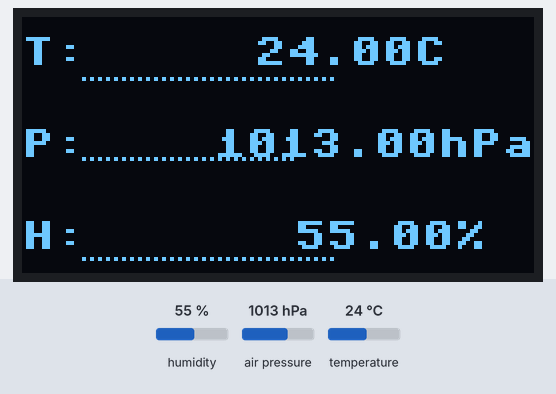
This program was run on a simulated Raspberry Pi Pico running MicroPython. On the bench: 128×64 one-colour display. Inputs (shaded band) come from the test bench; at power-on: humidity 55 %, air pressure 1013 hPa, temperature 24 °C. What the program prints to the serial console is not drawn.

Above: at 1.2 s.
1.3 s: humidity set to 22 %
At 2.2 s:
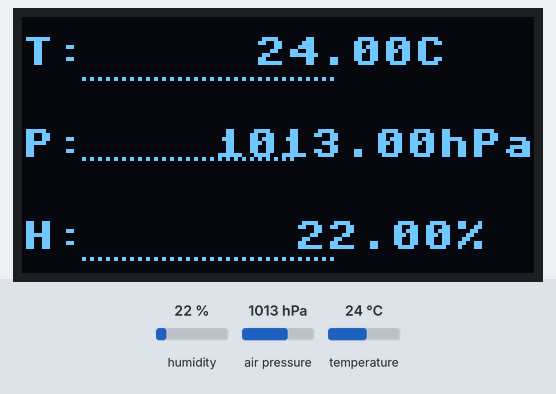
3.2 s: air pressure set to 952 hPa
At 4.5 s:
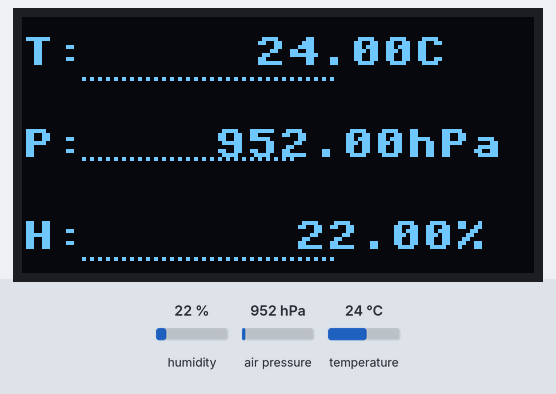
4.8 s: temperature set to 12 °C
At 5.8 s:
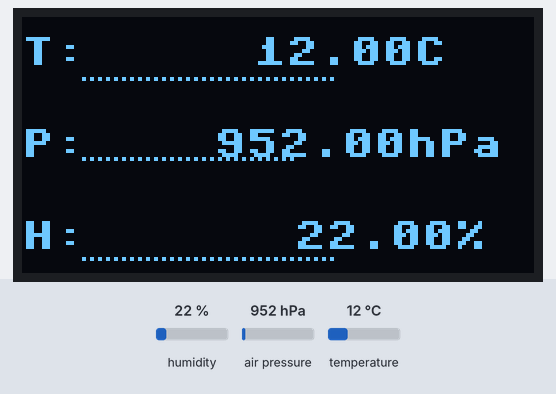
6.4 s: humidity set to 40 %
At 6.9 s:
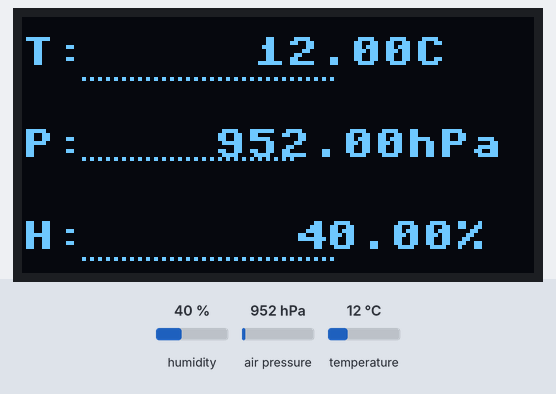
8.1 s: air pressure set to 975 hPa
At 9.3 s:
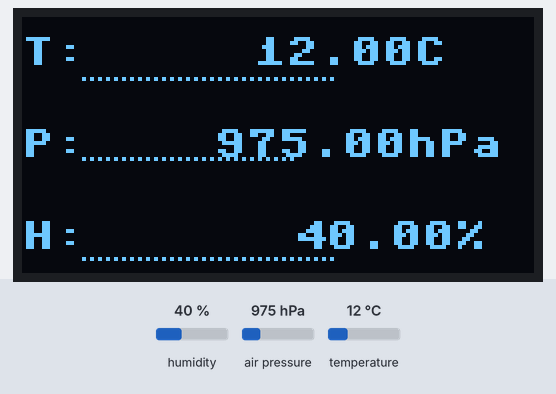
Timing chart, 0 to 10.7 s (numbered marks = the images above; inputs shaded):
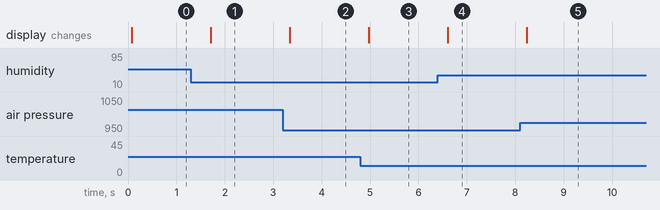

The program:

atmospheric-oled-demo.py
```python
# PiicoDev Atmospheric Sensor BME280 + OLED Display Demo
# This program reads Temperature, Pressure and Relative Humidity
# from the PiicoDev Atmospheric Sensor and displays them as
# real-time plots on the PiicoDev OLED Module SSD1306

import math
from PiicoDev_BME280 import PiicoDev_BME280
from PiicoDev_SSD1306 import *
from PiicoDev_Unified import sleep_ms

# Initialize the sensor and display
sensor = PiicoDev_BME280()
display = create_PiicoDev_SSD1306()

# Take initial readings for baseline
tempC, presPa, humRH = sensor.values()
pres_hPa = presPa / 100

# Data storage for plotting (keep last 64 readings)
temp_history = []
pres_history = []
hum_history = []
max_history = 64

# Initialize history with current values
for i in range(max_history):
    temp_history.append(tempC)
    pres_history.append(pres_hPa)
    hum_history.append(humRH)

print("Atmospheric Sensor OLED Demo Started")
print("Temperature, Pressure, Humidity will be plotted in real-time")

while True:
    # Read sensor data
    tempC, presPa, humRH = sensor.values()
    pres_hPa = presPa / 100

    # Update history (FIFO)
    temp_history.pop(0)
    pres_history.pop(0)
    hum_history.pop(0)
    temp_history.append(tempC)
    pres_history.append(pres_hPa)
    hum_history.append(humRH)

    # Clear display
    display.fill(0)

    # Calculate plot positions and scaling
    # Temperature plot (top section)
    temp_y_offset = 5
    temp_height = 18

    # Pressure plot (middle section)
    pres_y_offset = 28
    pres_height = 18

    # Humidity plot (bottom section)
    hum_y_offset = 51
    hum_height = 18

    # Plot temperature data
    display.text("T:", 0, temp_y_offset, 1)
    for i, temp in enumerate(temp_history):
        # Scale temperature to fit in plot area (assuming range 0 to 50°C)
        scaled_temp = int((temp / 50) * temp_height)
        y_pos = temp_y_offset + temp_height - scaled_temp
        x_pos = i * 2  # 2 pixels per data point
        if x_pos < WIDTH - 65:  # Leave space for label
            display.pixel(x_pos + 15, y_pos, 1)

    # Plot pressure data
    display.text("P:", 0, pres_y_offset, 1)
    for i, pres in enumerate(pres_history):
        # Scale pressure to fit in plot area (assuming range 950 to 1050 hPa)
        scaled_pres = int(((pres - 950) / 100) * pres_height)
        y_pos = pres_y_offset + pres_height - scaled_pres
        x_pos = i * 2
        if x_pos < WIDTH - 75:
            display.pixel(x_pos + 15, y_pos, 1)

    # Plot humidity data
    display.text("H:", 0, hum_y_offset, 1)
    for i, hum in enumerate(hum_history):
        # Scale humidity to fit in plot area (0-100%)
        scaled_hum = int((hum / 100) * hum_height)
        y_pos = hum_y_offset + hum_height - scaled_hum
        x_pos = i * 2
        if x_pos < WIDTH - 65:
            display.pixel(x_pos + 15, y_pos, 1)

    # Show current values as text (truncated to 2 decimal places)
    display.text(f"{tempC:.2f}C", WIDTH - 70, temp_y_offset, 1)
    display.text(f"{pres_hPa:.2f}hPa", WIDTH - 80, pres_y_offset, 1)
    display.text(f"{humRH:.2f}%", WIDTH - 60, hum_y_offset, 1)

    # Update display
    display.show()

    # Print to console for debugging
    print(f"{tempC:.1f} °C  {pres_hPa:.1f} hPa  {humRH:.1f} %RH")
    print(f"Humidity debug: raw={humRH}, scaled={int((humRH / 100) * hum_height)}, y_pos={hum_y_offset + hum_height - int((humRH / 100) * hum_height)}")

    # Wait before next reading
    sleep_ms(500)  # Update every 500ms
```

Measured:
- after the input at 1.3 s, the display: changes after 0.41 s (image 1)
- after the input at 3.2 s, the display: changes after 0.15 s (image 2)
- after the input at 4.8 s, the display: changes after 0.18 s (image 3)
- after the input at 6.4 s, the display: changes after 0.21 s (image 4)
- after the input at 8.1 s, the display: changes after 0.14 s (image 5)
